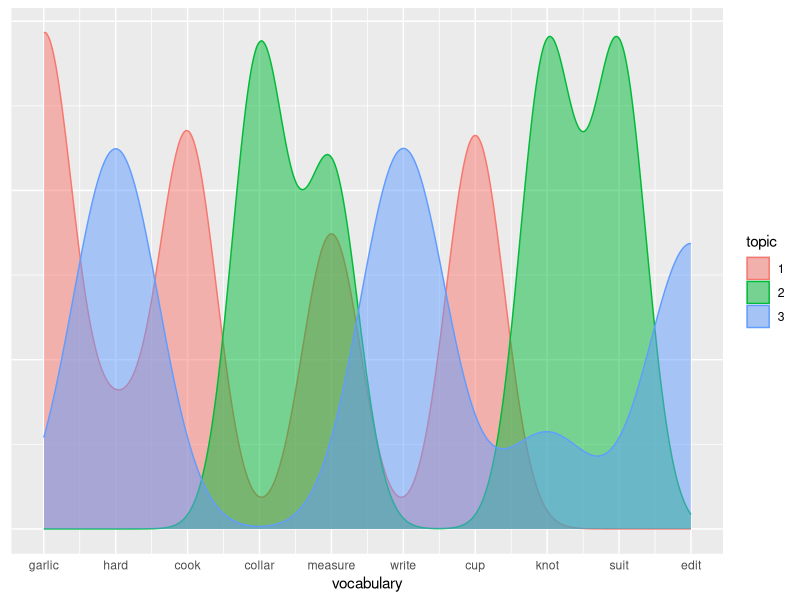

Reproduce this figure in R.
## ---- chunk 1
library(tidyr); library(ggplot2)
vocab <- c("garlic", "hard", "cook", "collar", "measure", "write", "cup", "knot", "suit", "edit")
topic1 <- data.frame(topic=1, vocabulary=c(rep(1,5), 
            rep(2, 1), 
            rep(3, 4),
            rep(4, 0),
            rep(5, 3),
            rep(6, 0),
            rep(7, 4),
            rep(8, 0),
            rep(9, 0),
            rep(10, 0)))
topic2 <- data.frame(topic=2, vocabulary=c(rep(1,0), 
            rep(2, 0), 
            rep(3, 0),
            rep(4, 4),
            rep(5, 3),
            rep(6, 0),
            rep(7, 0),
            rep(8, 4),
            rep(9, 4),
            rep(10, 0)))
topic3 <- data.frame(topic=3, vocabulary=c(rep(1,0), 
            rep(2, 4), 
            rep(3, 0),
            rep(4, 0),
            rep(5, 0),
            rep(6, 4),
            rep(7, 0),
            rep(8, 1),
            rep(9, 0),
            rep(10, 3)))
topic.data <- rbind(topic1, topic2, topic3)
topic.data$topic <- as.factor(topic.data$topic)

ggplot(topic.data, aes(x=vocabulary)) +
  geom_density(aes(fill=topic, color=topic), alpha=.5, adjust = 1/3) +
  scale_x_continuous(breaks=1:10, labels=vocab) +
  theme(axis.text.y=element_blank(), axis.ticks=element_blank()) +
  labs(y=NULL)

